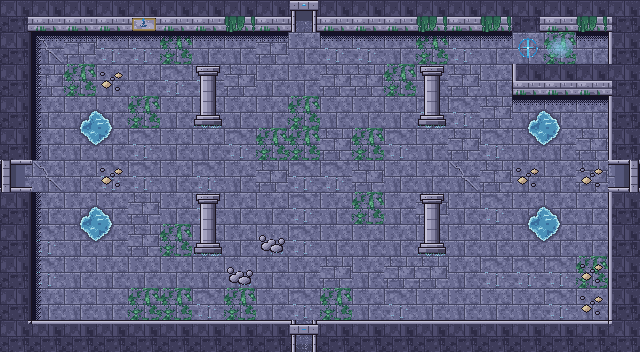

A 2D game scene composited from a Tiled map and its tileset images. What follows is a short description and the map's XML, with every tile layer's data as written:
An orthogonal 20x11 tile map with 32x32 px tiles, 4 tile layers (Sol, Decor, Murs, Dessus) and 17 objects (4x Sortie, 4x Spawn, 2x Porte, 2x Ennemi, Coffre, ...).

<map version="1.10" tiledversion="1.12.2" orientation="orthogonal" renderorder="right-down" width="20" height="11" tilewidth="32" tileheight="32" infinite="0" nextlayerid="6" nextobjectid="18">
 <properties>
  <property name="carte_x" type="int" value="1" />
  <property name="carte_y" type="int" value="1" />
  <property name="etage" value="rdc" />
 </properties>
 <tileset firstgid="1" source="../tilesets/sanctuaire.tsx" />
 <layer id="1" name="Sol" width="20" height="11">
  <data encoding="csv">
2,1,1,1,2,2,2,2,1,1,1,3,1,2,2,3,1,1,2,6,
1,4,3,2,2,6,1,1,3,1,2,2,1,6,2,1,145,6,1,3,
2,3,6,1,1,2,2,3,1,1,3,3,6,1,3,1,3,1,4,2,
1,1,90,91,6,1,1,1,1,6,1,1,1,2,2,3,90,91,1,1,
2,1,92,93,2,1,1,2,6,6,3,6,2,1,3,2,92,93,3,6,
1,4,1,2,2,1,2,1,3,2,2,3,1,1,4,3,1,1,3,1,
1,1,90,91,3,1,2,1,1,2,1,6,1,3,1,2,90,91,1,1,
1,2,92,93,3,6,1,1,1,2,1,1,1,1,1,1,92,93,1,1,
1,2,1,1,1,1,1,1,1,1,3,1,3,3,1,2,2,2,6,1,
2,1,1,1,6,6,2,6,1,2,6,1,2,1,1,1,1,2,1,6,
1,3,2,6,1,4,3,4,2,1,1,1,1,2,1,1,1,2,2,1
</data>
 </layer>
 <layer id="2" name="Decor" width="20" height="11">
  <data encoding="csv">
0,0,0,0,0,0,0,0,0,0,0,0,0,0,0,0,0,0,0,0,
0,15,13,13,13,13,13,13,13,0,13,13,13,13,13,13,0,127,13,0,
0,14,0,16,0,0,0,0,0,0,0,0,0,0,0,0,0,0,0,0,
0,14,0,0,0,0,0,0,0,0,0,0,0,0,0,0,13,13,13,0,
0,14,0,0,0,0,0,0,0,0,0,0,0,0,0,0,0,0,0,0,
0,0,0,16,0,0,0,0,0,0,0,0,0,0,0,0,16,0,16,0,
0,14,0,0,0,0,0,0,0,0,0,0,0,0,0,0,0,0,0,0,
0,14,0,0,0,0,0,0,128,0,0,0,0,0,0,0,0,0,0,0,
0,14,0,0,0,0,0,128,0,0,0,0,0,0,0,0,0,0,16,0,
0,14,0,0,0,0,0,0,0,0,0,0,0,0,0,0,0,0,16,0,
0,0,0,0,0,0,0,0,0,0,0,0,0,0,0,0,0,0,0,0
</data>
 </layer>
 <layer id="3" name="Murs" width="20" height="11">
  <data encoding="csv">
21,17,17,17,17,17,17,17,17,41,17,17,17,17,17,17,21,17,17,22,
19,0,0,0,0,0,0,0,0,0,0,0,0,0,0,0,0,0,0,20,
19,0,0,0,0,0,0,0,0,0,0,0,0,0,0,0,27,17,17,22,
19,0,0,0,0,0,114,0,0,0,0,0,0,114,0,0,0,0,0,20,
19,0,0,0,0,0,0,0,0,0,0,0,0,0,0,0,0,0,0,20,
43,0,0,0,0,0,0,0,0,0,0,0,0,0,0,0,0,0,0,44,
19,0,0,0,0,0,0,0,0,0,0,0,0,0,0,0,0,0,0,20,
19,0,0,0,0,0,114,0,0,0,0,0,0,114,0,0,0,0,0,20,
19,0,0,0,0,0,0,0,0,0,0,0,0,0,0,0,0,0,0,20,
19,0,0,0,0,0,0,0,0,0,0,0,0,0,0,0,0,0,0,20,
23,18,18,18,18,18,18,18,18,42,18,18,18,18,18,18,18,18,18,24
</data>
 </layer>
 <objectgroup id="4" name="Objets">
  <object id="1" type="Sortie" x="288" y="0" width="32" height="32">
   <properties>
    <property name="cible_carte" value="res://scenes/rooms/donjon3_salle_06_room.tscn" />
    <property name="cible_spawn" value="depuis_sud" />
    <property name="godot_node_type" value="area" />
   </properties>
  </object>
  <object id="2" type="Porte" x="288" y="0" width="32" height="32">
   <properties>
    <property name="id" value="donjon3_porte_01" />
    <property name="type" value="cle" />
   </properties>
  </object>
  <object id="3" type="Sortie" x="288" y="320" width="32" height="32">
   <properties>
    <property name="cible_carte" value="res://scenes/rooms/donjon3_salle_01_room.tscn" />
    <property name="cible_spawn" value="depuis_nord" />
    <property name="godot_node_type" value="area" />
   </properties>
  </object>
  <object id="4" type="Sortie" x="0" y="160" width="32" height="32">
   <properties>
    <property name="cible_carte" value="res://scenes/rooms/donjon3_salle_03_room.tscn" />
    <property name="cible_spawn" value="depuis_est" />
    <property name="godot_node_type" value="area" />
   </properties>
  </object>
  <object id="5" type="Sortie" x="608" y="160" width="32" height="32">
   <properties>
    <property name="cible_carte" value="res://scenes/rooms/donjon3_salle_04_room.tscn" />
    <property name="cible_spawn" value="depuis_ouest" />
    <property name="godot_node_type" value="area" />
   </properties>
  </object>
  <object id="6" type="Porte" x="512" y="32" width="32" height="32">
   <properties>
    <property name="id" value="donjon3_porte_05" />
    <property name="type" value="lanterne" />
    <property name="apparence" value="mur_rune" />
   </properties>
  </object>
  <object id="7" type="Spawn" x="304" y="80">
   <properties>
    <property name="id" value="depuis_nord" />
   </properties>
   <point />
  </object>
  <object id="8" type="Spawn" x="304" y="272">
   <properties>
    <property name="id" value="depuis_sud" />
   </properties>
   <point />
  </object>
  <object id="9" type="Spawn" x="80" y="176">
   <properties>
    <property name="id" value="depuis_ouest" />
   </properties>
   <point />
  </object>
  <object id="10" type="Spawn" x="560" y="176">
   <properties>
    <property name="id" value="depuis_est" />
   </properties>
   <point />
  </object>
  <object id="11" type="Coffre" x="400" y="80">
   <properties>
    <property name="id" value="donjon3_coffre_01" />
    <property name="contenu" value="carte_donjon" />
    <property name="important" type="bool" value="false" />
   </properties>
   <point />
  </object>
  <object id="12" type="Ennemi" x="240" y="176">
   <properties>
    <property name="type" value="tetard_encre" />
    <property name="variante" value="normal" />
   </properties>
   <point />
  </object>
  <object id="13" type="Ennemi" x="400" y="208">
   <properties>
    <property name="type" value="tetard_encre" />
    <property name="variante" value="normal" />
   </properties>
   <point />
  </object>
  <object id="14" type="Ramassable" x="592" y="48">
   <properties>
    <property name="id" value="donjon3_plume_01" />
    <property name="contenu" value="plume_corbeau" />
   </properties>
   <point />
  </object>
  <object id="15" name="indice_rune_mur" x="448" y="32" width="96" height="64">
   <properties>
    <property name="godot_node_type" value="area" />
   </properties>
  </object>
  <object id="16" type="Marqueur" x="304" y="48">
   <properties>
    <property name="id" value="silhouette_nef" />
   </properties>
   <point />
  </object>
  <object id="17" type="Scenario" x="304" y="176">
   <properties>
    <property name="cinematique" value="donjon3_silhouette_01" />
    <property name="si" value="ouverture_fin" />
    <property name="sauf" value="silhouette_vue_1" />
   </properties>
   <point />
  </object>
 </objectgroup>
 <layer id="5" name="Dessus" width="20" height="11">
  <data encoding="csv">
0,0,0,0,118,0,0,119,0,45,0,0,0,119,0,119,0,0,119,0,
0,0,0,0,0,0,0,0,0,0,0,0,0,0,0,0,0,0,0,0,
0,0,0,0,0,0,113,0,0,0,0,0,0,113,0,0,0,0,0,0,
0,0,0,0,0,0,0,0,0,0,0,0,0,0,0,0,0,0,0,0,
0,0,0,0,0,0,0,0,0,0,0,0,0,0,0,0,0,0,0,0,
47,0,0,0,0,0,0,0,0,0,0,0,0,0,0,0,0,0,0,48,
0,0,0,0,0,0,113,0,0,0,0,0,0,113,0,0,0,0,0,0,
0,0,0,0,0,0,0,0,0,0,0,0,0,0,0,0,0,0,0,0,
0,0,0,0,0,0,0,0,0,0,0,0,0,0,0,0,0,0,0,0,
0,0,0,0,0,0,0,0,0,0,0,0,0,0,0,0,0,0,0,0,
0,0,0,0,0,0,0,0,0,46,0,0,0,0,0,0,0,0,0,0
</data>
 </layer>
</map>
